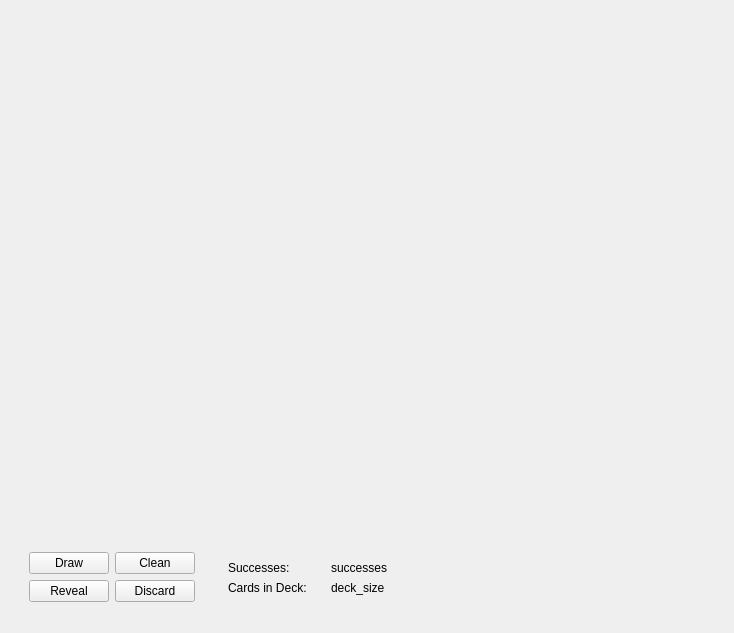
<?xml version="1.0" encoding="UTF-8"?>
<ui version="4.0">
 <class>Form</class>
 <widget class="QWidget" name="Form">
  <property name="geometry">
   <rect>
    <x>0</x>
    <y>0</y>
    <width>734</width>
    <height>633</height>
   </rect>
  </property>
  <property name="sizePolicy">
   <sizepolicy hsizetype="Expanding" vsizetype="Preferred">
    <horstretch>0</horstretch>
    <verstretch>0</verstretch>
   </sizepolicy>
  </property>
  <property name="windowTitle">
   <string>Form</string>
  </property>
  <layout class="QGridLayout" name="gridLayout">
   <item row="2" column="0">
    <widget class="QWidget" name="area_bottom_bar" native="true">
     <property name="sizePolicy">
      <sizepolicy hsizetype="Minimum" vsizetype="Preferred">
       <horstretch>0</horstretch>
       <verstretch>0</verstretch>
      </sizepolicy>
     </property>
     <layout class="QHBoxLayout" name="horizontalLayout">
      <item>
       <widget class="QWidget" name="area_buttons" native="true">
        <layout class="QGridLayout" name="gridLayout_2">
         <item row="0" column="1">
          <widget class="QPushButton" name="button_cleanup">
           <property name="sizePolicy">
            <sizepolicy hsizetype="Fixed" vsizetype="Fixed">
             <horstretch>0</horstretch>
             <verstretch>0</verstretch>
            </sizepolicy>
           </property>
           <property name="text">
            <string>Clean</string>
           </property>
          </widget>
         </item>
         <item row="0" column="0">
          <widget class="QPushButton" name="button_draw">
           <property name="sizePolicy">
            <sizepolicy hsizetype="Fixed" vsizetype="Fixed">
             <horstretch>0</horstretch>
             <verstretch>0</verstretch>
            </sizepolicy>
           </property>
           <property name="text">
            <string>Draw</string>
           </property>
          </widget>
         </item>
         <item row="1" column="0">
          <widget class="QPushButton" name="button_reveal">
           <property name="text">
            <string>Reveal</string>
           </property>
          </widget>
         </item>
         <item row="1" column="1">
          <widget class="QPushButton" name="button_discard">
           <property name="text">
            <string>Discard</string>
           </property>
          </widget>
         </item>
        </layout>
       </widget>
      </item>
      <item>
       <widget class="QWidget" name="area_labels" native="true">
        <property name="sizePolicy">
         <sizepolicy hsizetype="Expanding" vsizetype="Preferred">
          <horstretch>0</horstretch>
          <verstretch>0</verstretch>
         </sizepolicy>
        </property>
        <layout class="QHBoxLayout" name="horizontalLayout_3">
         <item>
          <widget class="QWidget" name="area_keys" native="true">
           <property name="sizePolicy">
            <sizepolicy hsizetype="Maximum" vsizetype="Preferred">
             <horstretch>0</horstretch>
             <verstretch>0</verstretch>
            </sizepolicy>
           </property>
           <layout class="QVBoxLayout" name="verticalLayout_2">
            <item>
             <widget class="QLabel" name="key_successes">
              <property name="sizePolicy">
               <sizepolicy hsizetype="Maximum" vsizetype="Preferred">
                <horstretch>0</horstretch>
                <verstretch>0</verstretch>
               </sizepolicy>
              </property>
              <property name="text">
               <string>Successes:</string>
              </property>
             </widget>
            </item>
            <item>
             <widget class="QLabel" name="key_deck_size">
              <property name="sizePolicy">
               <sizepolicy hsizetype="Maximum" vsizetype="Preferred">
                <horstretch>0</horstretch>
                <verstretch>0</verstretch>
               </sizepolicy>
              </property>
              <property name="text">
               <string>Cards in Deck:</string>
              </property>
             </widget>
            </item>
           </layout>
          </widget>
         </item>
         <item>
          <widget class="QWidget" name="area_values" native="true">
           <layout class="QVBoxLayout" name="verticalLayout_3">
            <item>
             <widget class="QLabel" name="value_successes">
              <property name="text">
               <string>successes</string>
              </property>
             </widget>
            </item>
            <item>
             <widget class="QLabel" name="value_deck_size">
              <property name="text">
               <string>deck_size</string>
              </property>
             </widget>
            </item>
           </layout>
          </widget>
         </item>
        </layout>
       </widget>
      </item>
     </layout>
    </widget>
   </item>
   <item row="1" column="0">
    <widget class="CardlistWidget" name="stack_hand" native="true">
     <property name="sizePolicy">
      <sizepolicy hsizetype="Preferred" vsizetype="Expanding">
       <horstretch>0</horstretch>
       <verstretch>0</verstretch>
      </sizepolicy>
     </property>
    </widget>
   </item>
   <item row="0" column="0">
    <widget class="CardlistWidget" name="stack_reveal" native="true">
     <property name="sizePolicy">
      <sizepolicy hsizetype="Preferred" vsizetype="Expanding">
       <horstretch>0</horstretch>
       <verstretch>0</verstretch>
      </sizepolicy>
     </property>
    </widget>
   </item>
  </layout>
 </widget>
 <customwidgets>
  <customwidget>
   <class>CardlistWidget</class>
   <extends>QWidget</extends>
   <header>cardlistwidget.h</header>
   <container>1</container>
  </customwidget>
 </customwidgets>
 <resources/>
 <connections/>
</ui>
